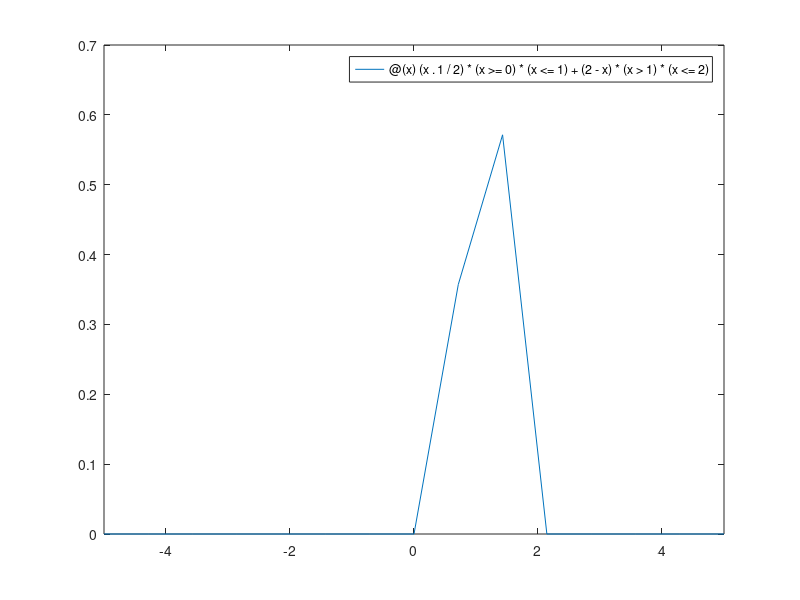

Write the MATLAB code that produced this figure.
% Octave Script
% Title         :Funcion 2 de trozo
% Author        :Jennifer Almaraz Suarez
% Description   :Script para graficar una funcion
% Date          :20211026
% Version       :1
% Usage         :octave>cd /path/
%               :octave>Ftrozos2
%               :Requiere aplicacion de octave, usar su linea de comandos

clear
% Dominio de la funcion
% Calcular f(-1), f(5), f(6)
f= @(x) (x.^1/2)*(x>=0)*(x<=1)+(2-x)*(x>1)*(x<=2);
f(-1)
f(6)
f(5)
% Estudia la continuidad de f
f(3)
f(5)
fplot (@(x) (x.^1/2)*(x>=0)*(x<=1)+(2-x)*(x>1)*(x<=2), [-5,5])
